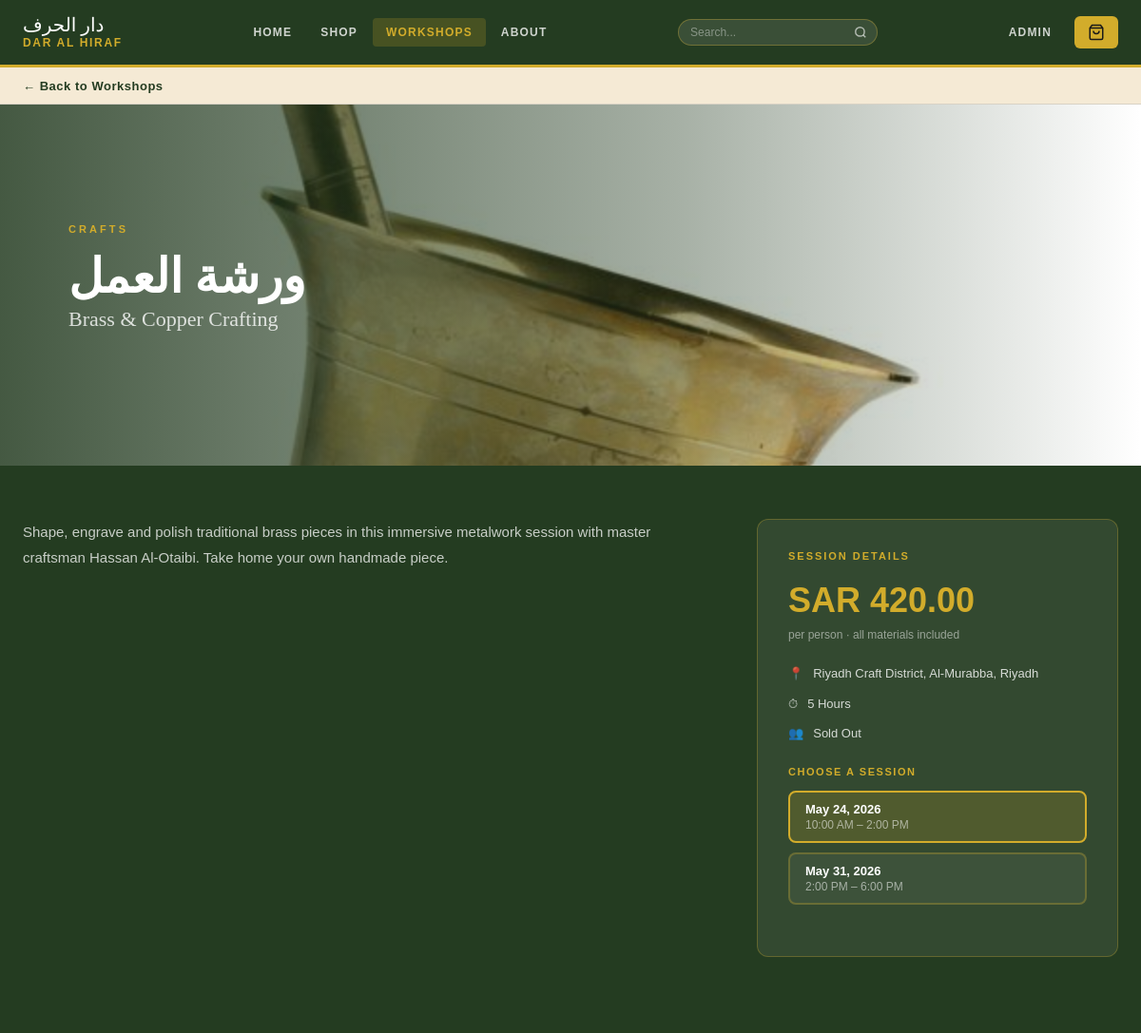
The app's page /dar-al-hrf/workshop.php?id=15 with its own data.
### tables this page shows
CREATE TABLE `products` (
  `pid` int(11) NOT NULL,
  `name` varchar(255) NOT NULL,
  `category` varchar(100) NOT NULL,
  `description` text DEFAULT NULL,
  `material` varchar(255) DEFAULT NULL,
  `price` decimal(10,2) NOT NULL,
  `artisan` varchar(255) NOT NULL,
  `image` varchar(500) NOT NULL,
  `quantity` int(11) DEFAULT NULL,
  `location` varchar(255) DEFAULT NULL,
  `duration` varchar(50) DEFAULT NULL,
  `sessions` text DEFAULT NULL,
  `seats` int(11) DEFAULT NULL,
  `admin_id` int(11) DEFAULT NULL,
  `slots_json` text DEFAULT NULL
);

### dar-al-hrf/workshop.php (the view, shortened to what this page needs)
<?php
require 'db.php';
$wid = isset($_GET['id']) ? trim($_GET['id']) : '';
if (empty($wid)) {
    $workshopNotFound = true;
} else {
    $stmt = $pdo->prepare("SELECT * FROM products WHERE pid = ? AND category = 'Workshop'");
    $stmt->execute([$wid]);
    $product = $stmt->fetch();
    if (!$product) {
        $workshopNotFound = true;
    } else {
        $workshopNotFound = false;
        $seatsAvailable = isset($product['quantity']) ? (int)$product['quantity'] : 0;
        $isSoldOut = ($seatsAvailable <= 0);
        if (!empty($product['slots_json'])) {
            $slots = json_decode($product['slots_json'], true);
        } else {
            $slots = [
                ['date' => 'May 24, 2026', 'time' => '10:00 AM – 2:00 PM'],
                ['date' => 'May 31, 2026', 'time' => '2:00 PM – 6:00 PM']
            ];
        }
    }
}
?>
<!DOCTYPE html>
<html lang="en">
<head>
  <link rel="stylesheet" href="style.css"/>
</head>
<body>
<nav class="navbar" aria-label="Main navigation">
  <div class="navbar-inner">
    <a href="index.php" class="navbar-logo">
      <span class="logo-ar" lang="ar">دار الحرف</span>
      <span class="logo-en">Dar Al Hiraf</span>
    </a>
    <div class="navbar-nav">
      <a href="index.php">Home</a>
      <a href="shop.php">Shop</a>
      <a href="workshops.php" class="active">Workshops</a>
      <a href="about.html">About</a>
    </div>
    <form class="navbar-search" onsubmit="event.preventDefault();var v=this.querySelector('input').value.trim();if(v)window.location.href='search.html?q='+encodeURIComponent(v);" role="search">
      <input class="navbar-search-input" type="search" placeholder="Search..." aria-label="Search">
      <button class="navbar-search-btn" type="submit" aria-label="Search">
        <svg viewBox="0 0 24 24"><circle cx="11" cy="11" r="8"/><line x1="21" y1="21" x2="16.65" y2="16.65"/></svg>
      </button>
    </form>
    <div class="navbar-right">
      <a id="adminNavLink" href="admin-login.php" class="navbar-admin-link">Admin</a>
      <a href="checkout.php" class="navbar-cart-btn" id="cartBtn" aria-label="View cart">
        <svg viewBox="0 0 24 24" aria-hidden="true" width="18" height="18" stroke="#1a1a1a" fill="none" stroke-width="2"><path d="M6 2L3 6v14a2 2 0 002 2h14a2 2 0 002-2V6l-3-4z"/><line x1="3" y1="6" x2="21" y2="6"/><path d="M16 10a4 4 0 01-8 0"/></svg>
      </a>
    </div>
  </div>
</nav>
<main id="main-content">
  <div class="back-bar"><div class="container"><a href="workshops.php" class="back-link">&#8592; Back to Workshops</a></div></div>
  <?php if ($workshopNotFound): ?>
  <div id="not-found">
    <h2 style="color:var(--white);margin-bottom:12px;">Workshop Not Found</h2>
    <a href="workshops.php" class="btn btn-gold">View All Workshops</a>
  </div>
  <?php else: ?>
  <div class="workshop-detail-hero">
    <img src="<?php echo htmlspecialchars($product['image']); ?>" alt=""/>
    <div class="hero-overlay"></div>
    <div class="hero-content">
      <p class="hero-eyebrow"><?php echo htmlspecialchars(strtoupper($product['material'] ?? 'Crafts')); ?></p>
      <h1 class="hero-title-ar" lang="ar"><?php echo htmlspecialchars($product['name_ar'] ?? 'ورشة العمل'); ?></h1>
      <p class="hero-title-en"><?php echo htmlspecialchars($product['name']); ?></p>
    </div>
  </div>
  <div class="wd-wrap">
    <div class="container">
      <div class="wd-grid">
        <div>
          <p class="wd-desc"><?php echo nl2br(htmlspecialchars($product['description'])); ?></p>
        </div>
        <form method="POST" action="" class="wd-card">
          <p class="wd-card-title">Session Details</p>
          <div class="wd-price-big">SAR <?php echo number_format($product['price'], 2); ?></div>
          <p class="wd-price-sub">per person · all materials included</p>
          <div class="wd-detail-row"><span>📍</span><span><?php echo htmlspecialchars($product['location'] ?? 'Dar Al Hiraf Studio'); ?></span></div>
          <div class="wd-detail-row"><span>⏱</span><span><?php echo htmlspecialchars($product['duration'] ?? 'Flexible hours'); ?></span></div>
          <div class="wd-detail-row"><span>👥</span><span><?php echo $isSoldOut ? 'Sold Out' : $seatsAvailable . ' seats available'; ?></span></div>
          <p class="wd-slots-title">Choose a Session</p>
          <div class="slot-grid">
            <?php foreach ($slots as $index => $slot): ?>
              <label class="slot-lbl">
                <div class="slot-box">
                  <span class="slot-date"><?php echo htmlspecialchars($slot['date']); ?></span>
                  <span class="slot-time"><?php echo htmlspecialchars($slot['time']); ?></span>
                </div>
              </label>
            <?php endforeach; ?>
          </div>
        </form>
      </div>
    </div>
  </div>
  <?php endif; ?>
</main>
</body>
</html>

### dar-al-hrf/workshop.php (style rules this page uses)
.workshop-detail-hero { height: 380px; position:relative; overflow:hidden; }
.workshop-detail-hero img { width:100%; height:100%; object-fit:cover; }
.workshop-detail-hero .hero-overlay { position:absolute;inset:0;background:linear-gradient(to right,rgba(36,60,33,.85) 0%,rgba(36,60,33,.4) 60%,transparent 100%); }
.workshop-detail-hero .hero-content { position:absolute;top:0;left:0;bottom:0;display:flex;flex-direction:column;justify-content:center;padding:0 72px;max-width:620px; }
.wd-wrap { padding: 56px 0 80px; background: var(--green); }
.wd-grid { display:grid; grid-template-columns:1fr 380px; gap:48px; align-items:start; }
.wd-card { background:rgba(255,255,255,.07); border:1px solid rgba(210,172,43,.3); border-radius:12px; padding:32px; position:sticky; top:90px; }
.wd-card-title { font-size:11px;font-weight:700;letter-spacing:.18em;text-transform:uppercase;color:var(--gold);margin-bottom:20px; }
.wd-price-big { font-size:36px;font-weight:800;color:var(--gold);margin-bottom:8px; }
.wd-price-sub { font-size:12px;color:rgba(255,255,255,.5);margin-bottom:24px; }
.wd-detail-row { display:flex;align-items:flex-start;gap:10px;font-size:13px;color:rgba(255,255,255,.8);margin-bottom:12px;line-height:1.5; }
.wd-slots-title { font-size:11px;font-weight:700;letter-spacing:.14em;text-transform:uppercase;color:var(--gold);margin:24px 0 14px; }
.slot-grid { display:flex;flex-direction:column;gap:10px;margin-bottom:22px; }
.slot-lbl { cursor:pointer; position: relative; display: block; }
.slot-lbl input[type=radio]:checked + .slot-box { border-color:var(--gold);background:rgba(210,172,43,.18); }
.slot-box { display:flex;flex-direction:column;padding:10px 16px;border:2px solid rgba(210,172,43,.3);border-radius:8px;background:rgba(255,255,255,.05);transition:all .2s; }
.slot-date { font-size:13px;font-weight:700;color:var(--white);margin-bottom:2px; }
.slot-time { font-size:12px;color:rgba(255,255,255,.55); }
.wd-desc { font-size:15px;color:rgba(255,255,255,.75);line-height:1.8;margin-bottom:28px; }

### records on screen
products: image (picture), material "CRAFTS", name "Brass & Copper Crafting", description "Shape, engrave and polish traditional brass pieces in this immersive metalwork session with master craftsman Hassan Al-Otaibi. Take home your own handmade piece.", price "420.00", location "Riyadh Craft District, Al-Murabba, Riyadh", duration "5 Hours"

### other values on screen
$product['name_ar'] "ورشة العمل"
$slot['date'] "May 24, 2026"
$slot['time'] "10:00 AM – 2:00 PM"
$slot['date'] "May 31, 2026"
$slot['time'] "2:00 PM – 6:00 PM"
